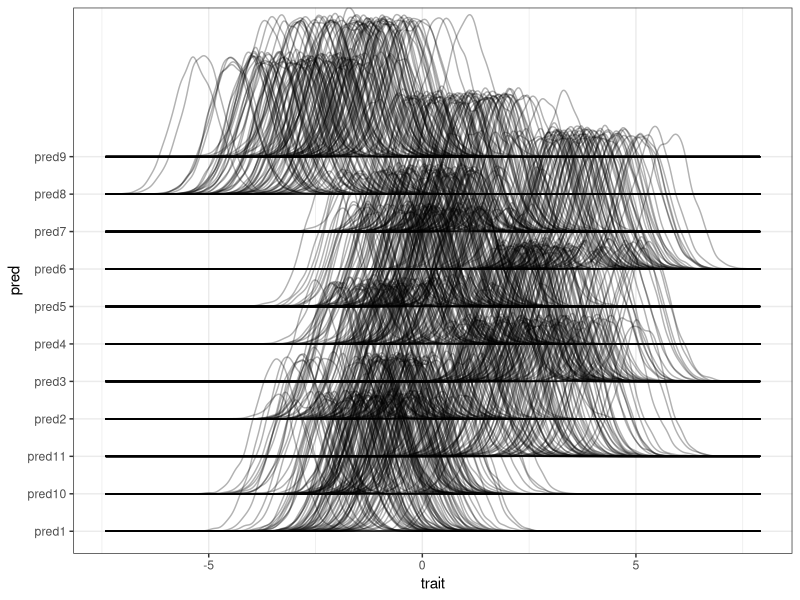
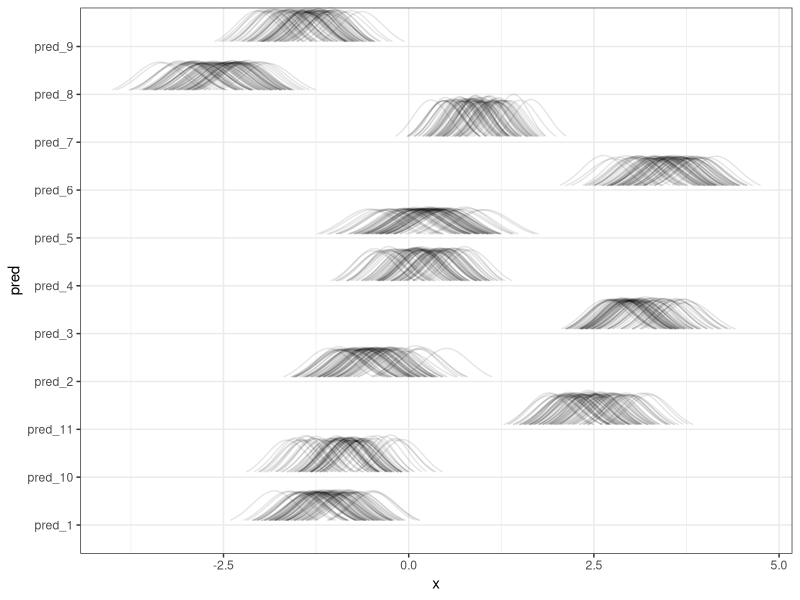

Recreate these plots in R, in order.
## ---- chunk 1
library(knitr)
knitr::opts_chunk$set(
  collapse = TRUE,
  comment = "#>",
  message = FALSE,
  cache = FALSE,
  fig.align = "center",
  fig.show = "hold"
)
## ---- chunk 2
library(tidyverse)
library(ggridges)
library(here)
## ---- chunk 3
set.seed(123)
n_sp <- 80
n_each <- 4000
n_pred <- 11

pred_mean <- rnorm(n_pred, 0, 2)
m <- mapply(rnorm, n_sp, pred_mean)
trait <- mapply(rnorm, n_each, as.numeric(m), 0.5) |> as.numeric()

sp_m <- rep(seq_len(n_sp), n_pred)
sp <- rep(sp_m, each = n_each)
pred_m <- rep(seq_len(n_pred), each = n_sp)
pred <- rep(pred_m, each = n_each)

dummy <- tibble(trait,
  sp = paste0("sp", sp),
  pred = paste0("pred", pred)
#  density = dnorm(trait, as.numeric(m), 0.5)
)

ggplot(dummy, aes(x = trait, y = pred, gr = sp)) +
  geom_density_ridges(
    scale = 4,
    fill = NA,
    colour = rgb(0, 0, 0, 0.3)) +
  theme_bw()

## ---- chunk 4
set.seed(123)
n_sp <- 80
n_each <- 4000
n_pred <- 11
sp <- paste0("sp_", 1:n_sp)
pred <- paste0("pred_", 1:n_pred)

tmp <- expand_grid(pred, sp)
mu0 <- rnorm(n_pred, 0, 2)
mu0 <- rep(mu0, each = n_sp)

sig0 <- abs(rnorm(n_pred, 0.3, 0.03))
sig0 <- rep(sig0, each = n_sp)

dummy2 <- tmp |>
  mutate(mu = rnorm(nrow(tmp), mu0, 0.3)) |>
  mutate(sig = abs(rnorm(nrow(tmp), sig0, 0.01))) |>
  mutate(lwr = qnorm(0.025, mu, sig)) |>
  mutate(upr = qnorm(0.975, mu, sig)) |>
  mutate(x = map2(lwr, upr, seq, length = 80)) |>
  unnest(x) |>
  mutate(density = dnorm(x, mu, sig)) |>
  mutate(density = density / max(density))

ggplot(dummy2, aes(x = x, y = pred, gr = sp)) +
  geom_ridgeline(aes(height = density), fill = NA, colour = rgb(0, 0, 0, 0.1)) +
  theme_bw()

## ---- chunk 5

a <- rnorm(100)

